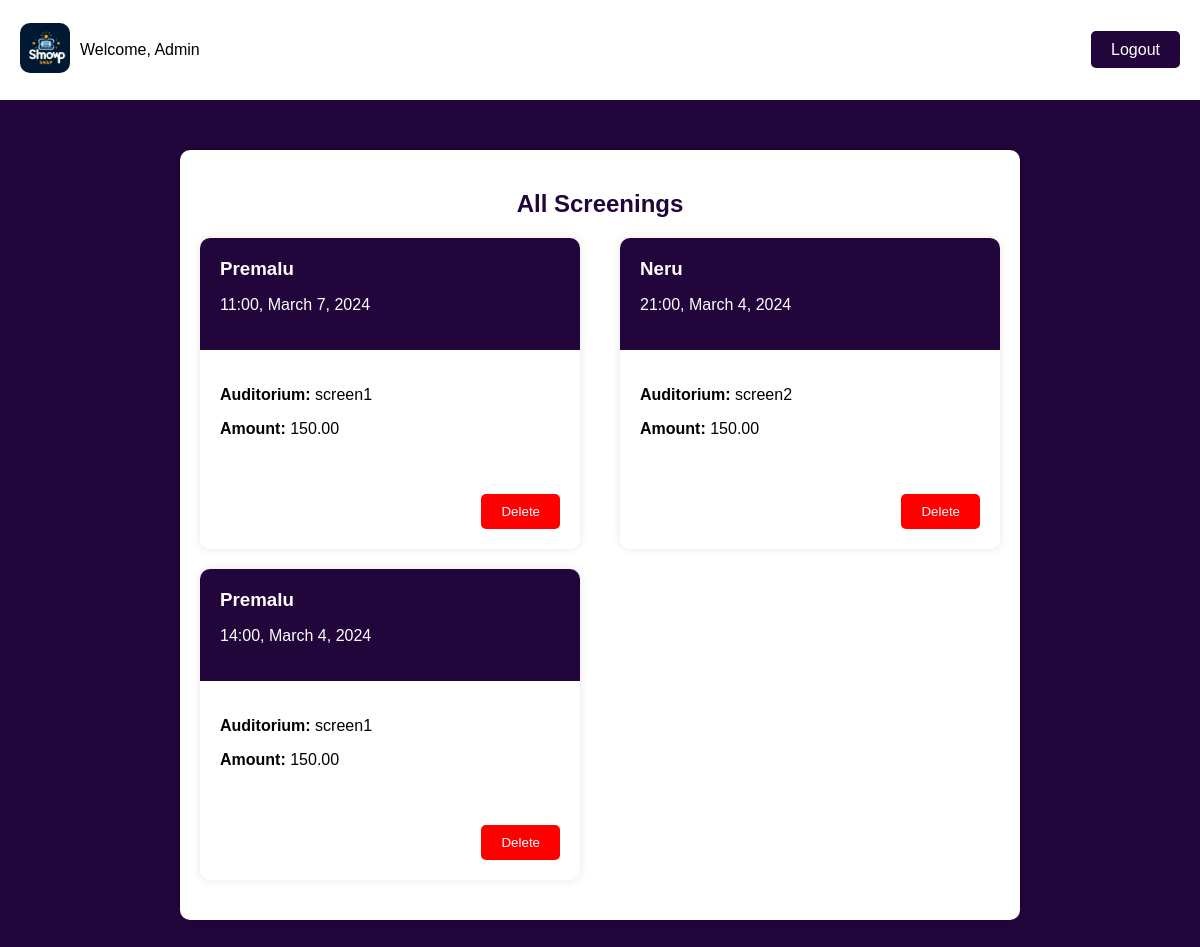
The app's page /show_list/, older data.
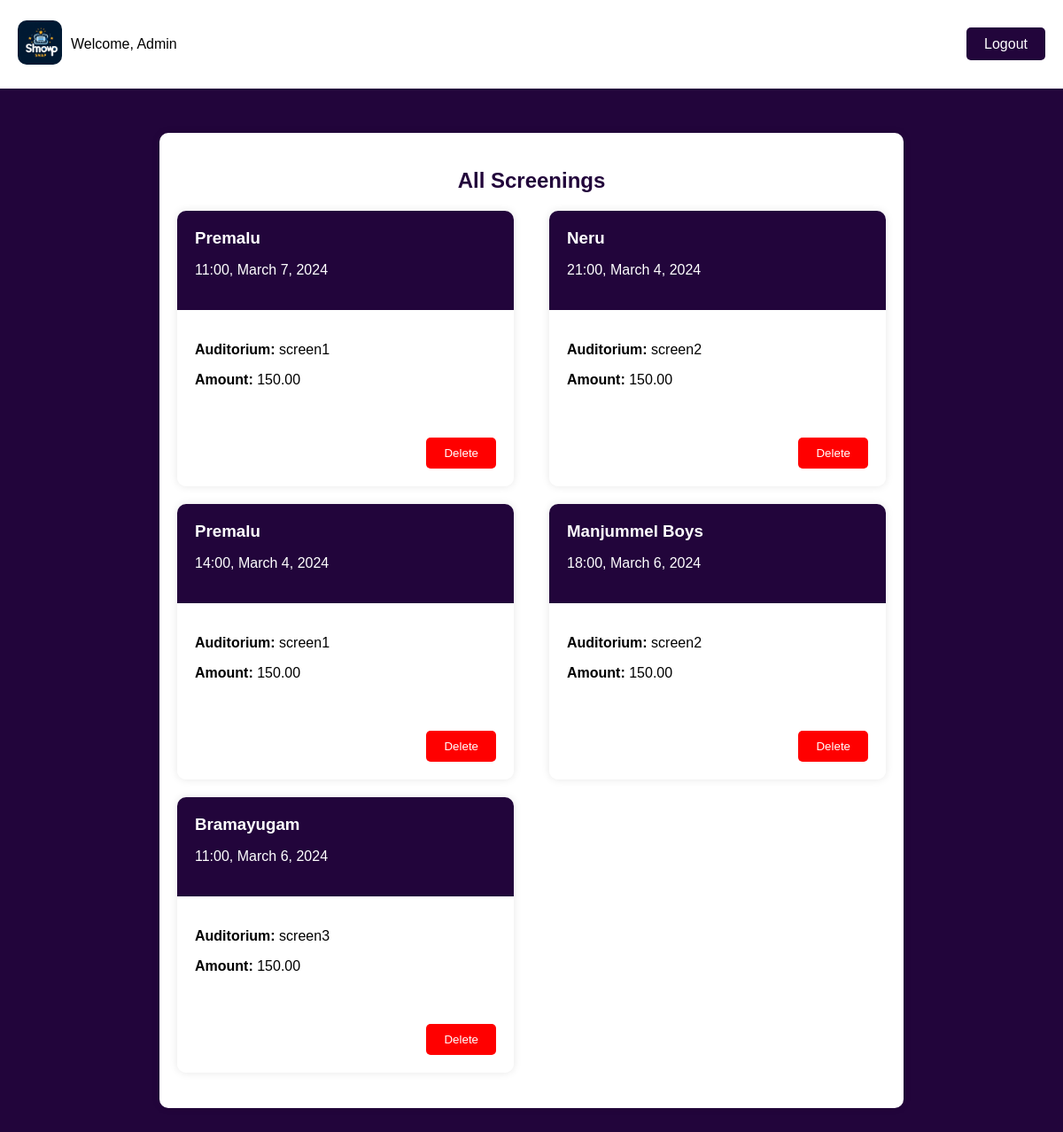
The same page, newer data.
### showsnapapp/models.py (models this page shows, shortened)
class Screening(models.Model):
    TIME_CHOICES = [
        ('11:00', '11:00 AM'),
        ('14:00', '2:00 PM'),
        ('18:00', '6:00 PM'),
        ('21:00', '9:00 PM'),
    ]
    screen_movie = models.ForeignKey(
        Movie, on_delete=models.CASCADE)
    amount = models.DecimalField(max_digits=10, decimal_places=2)
    auditorium_tbl = models.ForeignKey(Auditorium, on_delete=models.CASCADE)
    screening_starts = models.CharField(max_length=5, choices=TIME_CHOICES)
    screening_date = models.DateField()  # New date field

class Movie(models.Model):
    STATUS_CHOICES = (
        ('released', 'Released'),
        ('upcoming', 'Upcoming'),
    )
    title = models.CharField(max_length=255)
    release_date = models.DateField()
    duration = models.PositiveIntegerField()  # Assuming time in minutes
    genre = models.CharField(max_length=255)
    language = models.CharField(max_length=25)
    poster = models.ImageField(upload_to='posters/')
    film_director = models.CharField(max_length=50)
    status = models.CharField(max_length=20, choices=STATUS_CHOICES)

class Auditorium(models.Model):#screen
    name = models.CharField(max_length=50)
    capacity = models.IntegerField()

### showsnapapp/views.py (the view)
# urls.py: path('show_list/', views.show_list, name='show_list'),
def show_list(request):
    screenings = Screening.objects.all()
    return render(request, 'show_list.html', {'screenings': screenings})

### showsnapapp/templates/show_list.html (shortened to what this page needs)
{% load static %}
<!DOCTYPE html>
<html lang="en">
<head>
    <link rel="stylesheet" href="{% static 'css/show_list.css' %}">
    <link rel="stylesheet" href="{% static 'css/admin_dashboard.css' %}">
</head>
<body style="background-color: #22053b;">
    <nav class="navbar">
        <div class="navbar-left">
            <a class="atag" href="{% url 'admin_dashboard' %}">
                <img src="{% static 'images/logo.png' %}" alt="Logo" class="logo" />
              </a>
            <span>Welcome, Admin</span>
        </div>
        <div class="navbar-right">
            <a href="{% url 'logout' %}" class="logout-btn">Logout</a>
        </div>
    </nav>
    <div class="container">
        <h2>All Screenings</h2>
        <div class="screening-container">
            {% for screening in screenings %}
            <div class="card">
                <div class="card-header">
                    <h3>{{ screening.screen_movie.title }}</h3>
                    <p>{{ screening.screening_starts }}, {{ screening.screening_date }}</p>
                </div>
                <div class="card-body">
                    <p><strong>Auditorium:</strong> {{ screening.auditorium_tbl.name }}</p>
                    <p><strong>Amount:</strong> {{ screening.amount }}</p>
                </div>
                <div class="card-footer">
                    <form action="{% url 'delete_screening' screening.id %}" method="post" onsubmit="return confirm('Are you sure you want to delete this screening?');">
                        <button type="submit" class="delete-btn">Delete</button>
                    </form>
                </div>
            </div>
            {% endfor %}
        </div>
    </div>
</body>
</html>

Row changes from the older to the newer data that the page shows:
added Screening: screen_movie "Manjummel Boys", screening_starts "18:00", screening_date "March 6, 2024", auditorium_tbl.name "screen2", amount "150.00"
added Screening: screen_movie "Bramayugam", screening_starts "11:00", screening_date "March 6, 2024", auditorium_tbl.name "screen3", amount "150.00"
